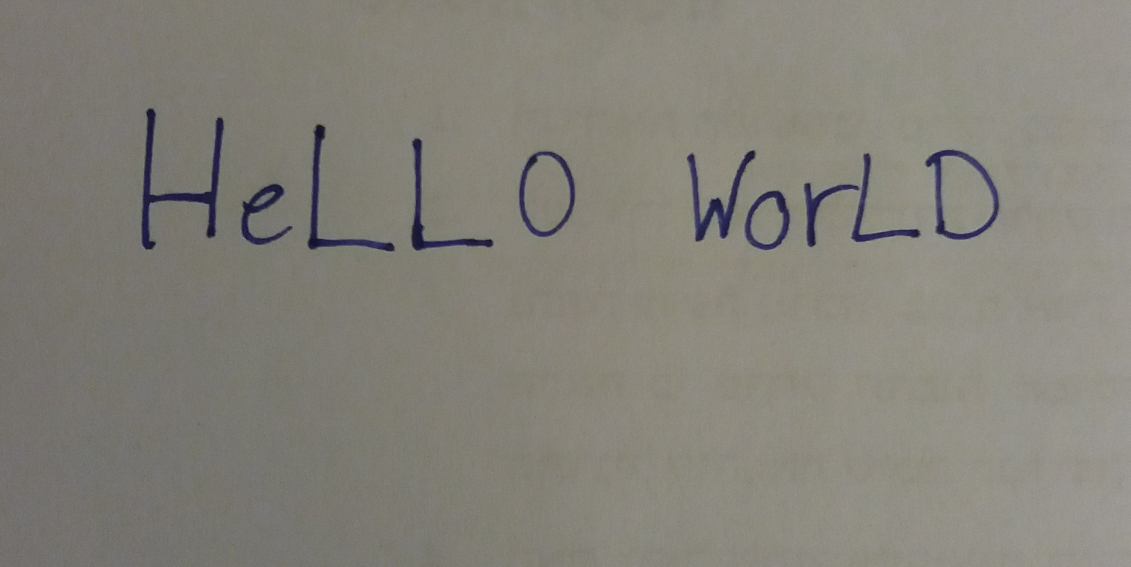
#> input picture code/testing images/text test.jpg, 2261 x 1133 px, found by its file name (shown at 1/2 size)
$ python preprocessing_backup.py   (Python 2 division)   (older library calls are emulated)
#> lines starting #> are read from the running program, lines starting #| are printed output that depends on the picture; after the words box and inside, x2 and y2 are one past the last pixel; in counts of white or black regions, pixels touching at a corner belong together
# -*- coding: utf-8 -*-
import cv2
import numpy as np
import Image


IMG_THRESHOLD = 100
SPACE_RATIO = 1.2
LINE_THRESHOLD = 1
MIN_CNT_HEIGHT_LINE_RATIO = 2
MIN_CNT_SIZE = 5

NET_INPUT_WIDTH = 28
NET_INPUT_HEIGHT = 28
NETWORK_INPUT_SIZE = (NET_INPUT_HEIGHT, NET_INPUT_WIDTH)
CHARACTER_SIZE = 20.0
BORDER_SIZE = 1, 1, 1, 1


def _prepare_img(img):
    """
    Returns a rotated to text tilt threshold of the image. Uses IMG_THRESHOLD
    to determine the threshold value.
    :param img: The image in question (OpenCV2 image).
    :return: A rotated to text tilt threshold of the image (OpenCV2 image).
    """
    img_gray = cv2.cvtColor(img, cv2.COLOR_BGR2GRAY)
#> img is the input picture: shape (1133, 2261, 3); mean B, G, R 121.1, 129.7, 132.4
    thresh = cv2.threshold(img_gray, IMG_THRESHOLD, 255, cv2.THRESH_BINARY)[1]
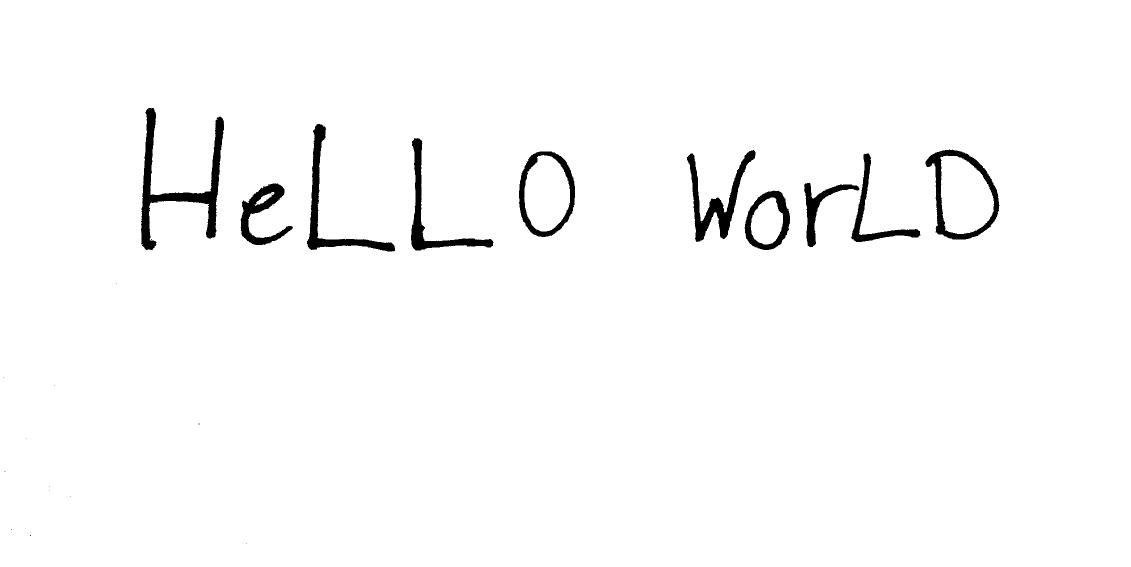
#> thresh: shape (1133, 2261) (shown at 1/2 size); 97.9% white; 26 black regions (16 under 20 px), largest, box (x1, y1, x2, y2) and area: (282, 216, 448, 500) 10406, (1374, 300, 1511, 484) 6421, (614, 248, 790, 503) 6193
    thresh = cv2.bitwise_not(thresh)
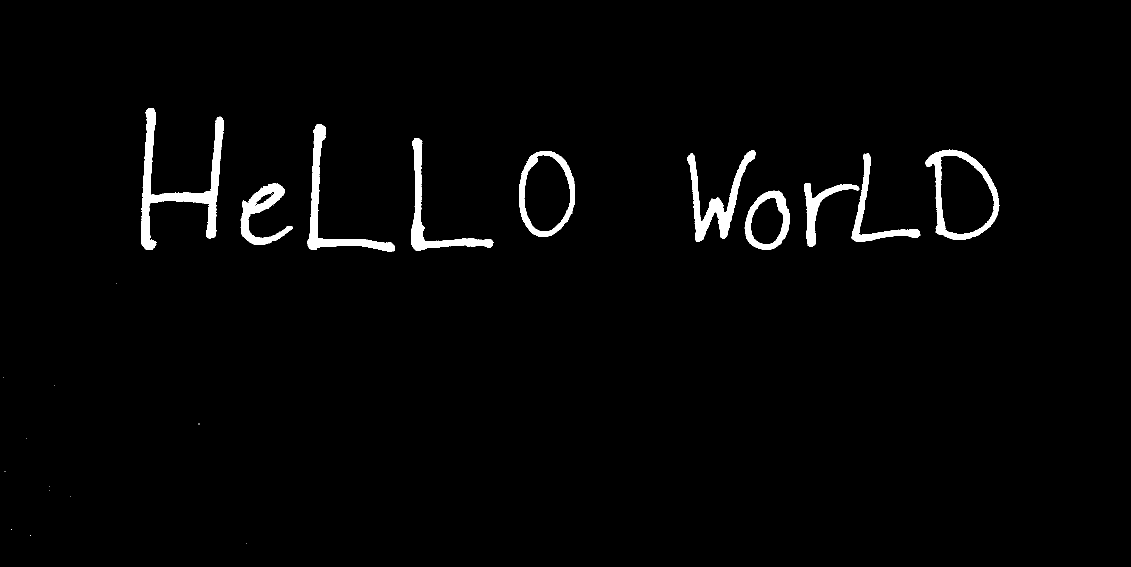
#> thresh: shape (1133, 2261) (shown at 1/2 size); 2.1% white; 26 white regions (16 under 20 px)
    _clean_image(thresh)

    angle = _find_text_tilt(thresh)
    rotated = _rotate_image(thresh, angle)
    return rotated


def _clean_image(img):
    contours = cv2.findContours(img, cv2.RETR_EXTERNAL,
                                cv2.CHAIN_APPROX_SIMPLE)[1]
#> contours = 24 contours, 14 with area under 20; largest, box (x1, y1, x2, y2) and area: (1851, 299, 1999, 479) 18524, (1038, 303, 1150, 474) 15085, (282, 216, 448, 500) 9749, (1489, 381, 1580, 500) 8022, (1374, 300, 1511, 484) 5992
    sizes = [cv2.boundingRect(cnt)[2:] for cnt in contours]
#> sizes = [(1, 1), (2, 2), (1, 2), (1, 1), (1, 1), (1, 1), (2, 1), (1, 1), (2, 2), (1, 1), (1, 1), (1, 1), (2, 2), (1, 1), (91, 119), (105, 123), (111, 128), (139, 177), (112, 171), (137, 184), (148, 180), (165, 225), (176, 255), (166, 284)]
    for i, (w, h) in enumerate(sizes):
        if w < MIN_CNT_SIZE and h < MIN_CNT_SIZE:
            cv2.drawContours(img, contours, i, 0, -1)
#> this loop made 24 passes
#> img: shape (1133, 2261); 2.1% white; 12 white regions (2 under 20 px)


def _find_text_tilt(img):
    """
    Returns the angle of the text tilt, so that it can be corrected.
    Uses OpenCV2's minAreaRect to find the text area, and from that, the angle
    of the text.
    :param img: The threshold image of the image with the text.
    :return: The angle of the text tilt.
    """
    coords = np.column_stack(np.where(img > 0))
#> coords = 53922 pairs, first value 216 to 502, second value 282 to 1998
    angle = abs(cv2.minAreaRect(coords)[-1])
#> angle = 2.39
    if angle > 45:
        angle -= 90
    return angle


def _rotate_image(img, angle):
    """
    Rotates image to the angle specified.
    :param img: The image in question (OpenCV2 image).
    :param angle: The angle in question.
    :return: The rotated image (OpenCV2 image).
    """
#> called with angle = 2.39
    h, w = img.shape[:2]
#> h = 1133; w = 2261
    center = (w // 2, h // 2)
#> center = (1130, 566)
    m = cv2.getRotationMatrix2D(center, angle, 1.0)
#> m = [[0.999, 0.0416, -22.58], [-0.0416, 0.999, 47.53]]
    rotated = cv2.warpAffine(img, m, (w, h), flags=cv2.INTER_CUBIC,
                             borderMode=cv2.BORDER_REPLICATE)
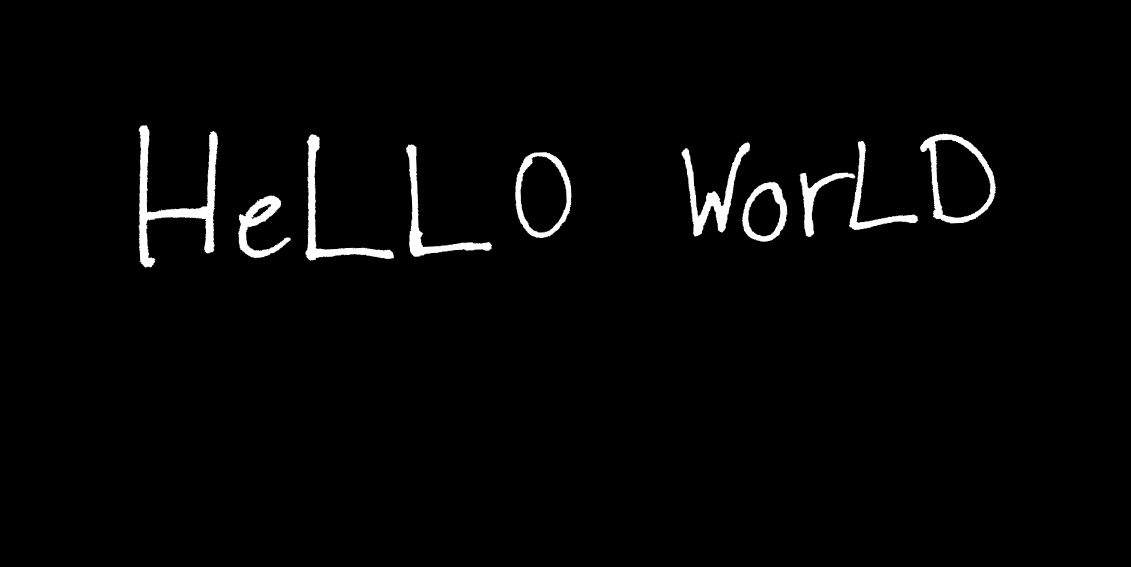
#> rotated: shape (1133, 2261) (shown at 1/2 size); min 0, max 255, mean 5.4
    return rotated


# [186 lines left out: functions _get_line_coords, _get_line_height, _get_word_coords, _get_padding, _rescale_char, _crop_contour and 3 more, not called in this run]


def separate_text(img):
    """
    Separates the image to its individual characters, ready to be inputted to
    the neural network.
    :param img: The image in question (OpenCV2 image).
    :return: List of lists of lists of characters (OpenCV2 image).
    :rtype : [lines] = [[words]] = [[[(OpenCV2 image)]]]
    """
    thresh = _prepare_img(img)

    _, contours, hierarchy = cv2.findContours(thresh,
                                              cv2.RETR_TREE,
                                              cv2.CHAIN_APPROX_SIMPLE)
#> contours = 354 contours, 340 with area under 20; largest, box (x1, y1, x2, y2) and area: (1839, 266, 1993, 448) 18890, (1029, 304, 1144, 477) 15388, (1869, 279, 1982, 436) 12930, (1041, 311, 1134, 466) 10670, (276, 250, 437, 536) 10526
#> (the run stopped early here; a loop or call above may not have finished)

$ run again, with code/testing images/TEST1.jpg copied over code/testing images/text test.jpg
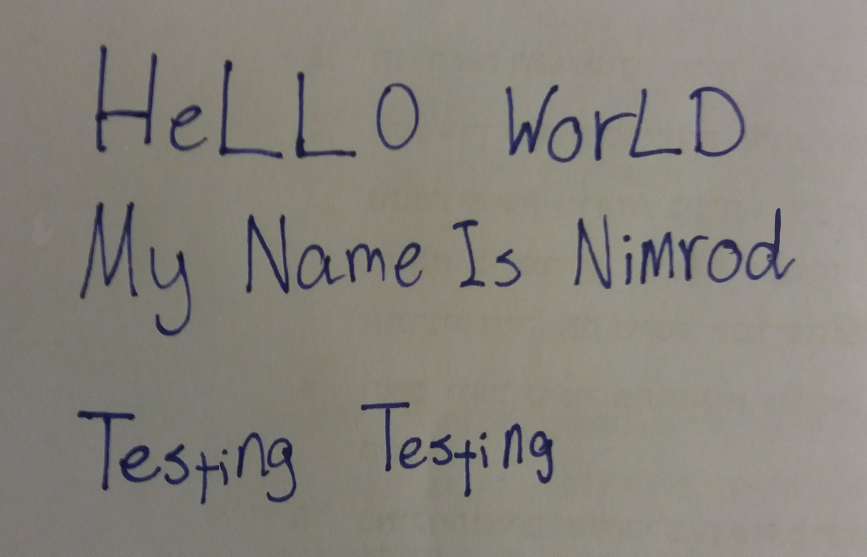
#> input picture code/testing images/TEST1.jpg, 2601 x 1669 px, found by its file name (shown at 1/3 size)
#> in _prepare_img, img is the input picture: shape (1669, 2601, 3); mean B, G, R 124, 131.9, 135.3
#> in _prepare_img, `thresh = cv2.threshold(img_gray, IMG_THRESHOLD, 255, cv2.THRESH_BINARY..`:
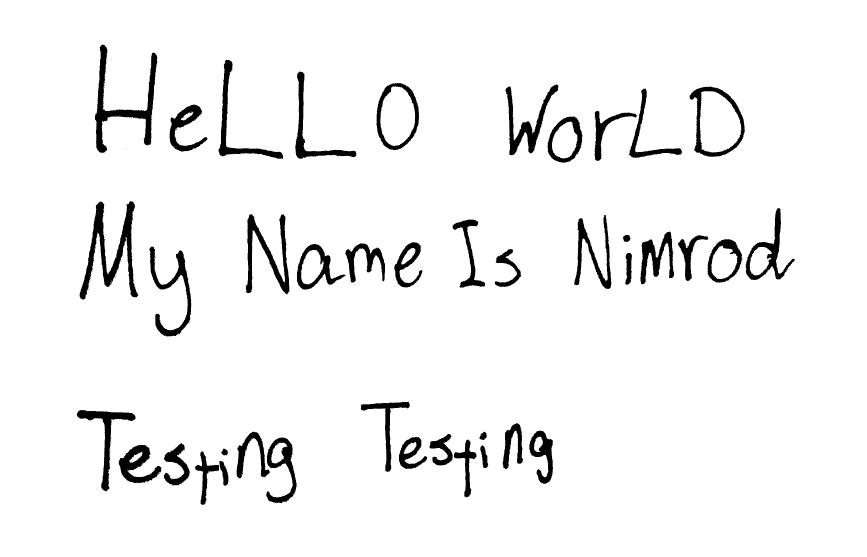
#> thresh: shape (1669, 2601) (shown at 1/3 size); 95.1% white; 94 black regions (53 under 20 px), largest, box (x1, y1, x2, y2) and area: (239, 604, 415, 899) 14991, (285, 133, 472, 459) 13599, (737, 642, 868, 883) 9443
#> in _clean_image, `contours = cv2.findContours(img, cv2.RETR_EXTERNAL, cv2.CHAIN_APPROX_S..`: contours = 91 contours, 50 with area under 20; largest, box (x1, y1, x2, y2) and area: (2069, 260, 2234, 470) 24956, (1129, 249, 1257, 451) 19929, (239, 604, 415, 899) 14062, (285, 133, 472, 459) 12843, (1643, 350, 1747, 488) 10701
#> sizes = 91 pairs, first value 1 to 193, second value 1 to 326
#> the loop in _clean_image, `for i, (w, h) in enumerate(sizes):` made 91 passes
#> (w, h) on passes 1 to 8: (1, 1), (1, 2), (1, 1), (2, 1), (1, 1), (1, 1), (1, 1), (1, 2)
#> coords = 212499 pairs, first value 133 to 1514, second value 230 to 2384
#> in _find_text_tilt, `angle = abs(cv2.minAreaRect(coords)[-1])`: angle = 3.98
#> m = [[0.998, 0.0693, -54.7], [-0.0693, 0.998, 92.16]]
#> in _rotate_image, `rotated = cv2.warpAffine(img, m, (w, h), flags=cv2.INTER_CUBIC, border..`:
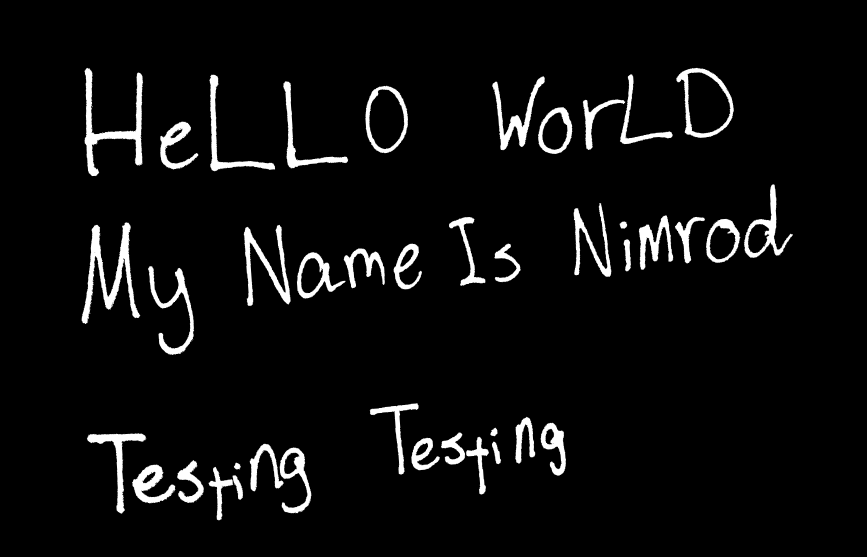
#> rotated: shape (1669, 2601) (shown at 1/3 size); min 0, max 255, mean 12.5
#> in separate_text, `_, contours, hierarchy = cv2.findContours(thresh, cv2.RETR_TREE, cv2.C..`: contours = 1454 contours, 1401 with area under 20; largest, box (x1, y1, x2, y2) and area: (2029, 203, 2203, 415) 25398, (1094, 256, 1224, 461) 20289, (2063, 217, 2191, 401) 17880, (243, 666, 422, 973) 15310, (1107, 268, 1213, 448) 14173
